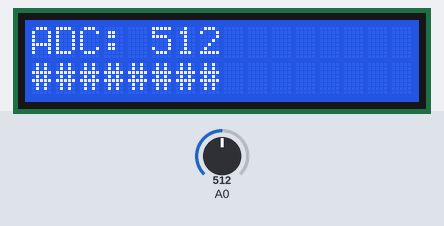
Bench run of a sketch on a simulated Arduino Uno, built with avr-gcc and run on an emulated ATmega328P. Parts: 16×2 character LCD. Inputs (shaded band) come from the test bench; at power-on: A0 = 512.

Above: at 1.2 s.
1.3 s: A0 set to 716
At 1.7 s:
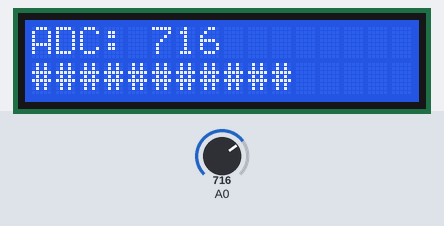
2.8 s: A0 set to 900
At 3.5 s:
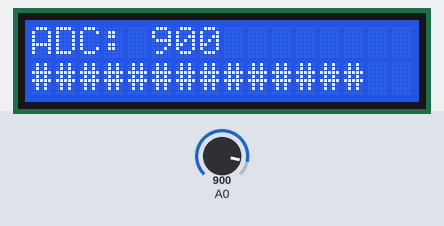
5.8 s: A0 set to 1023
At 6.7 s:
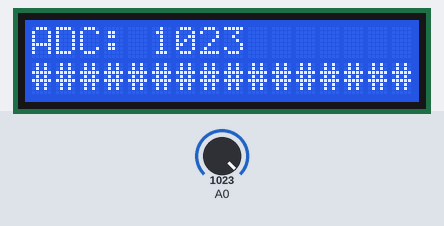
8.8 s: A0 set to 511
At 9.9 s:
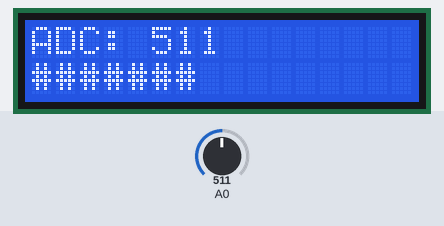
10.4 s: A0 set to 306
At 11.6 s:
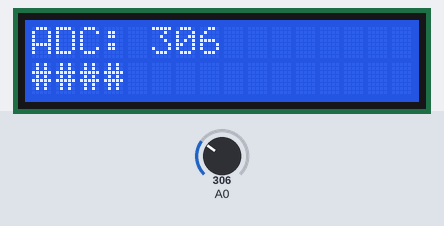
11.9 s: A0 set to 122
At 13.0 s:
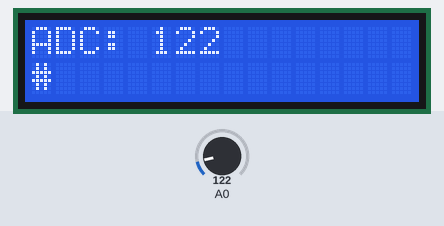
Timing chart, 0 to 14.4 s (numbered marks = the images above; inputs shaded):
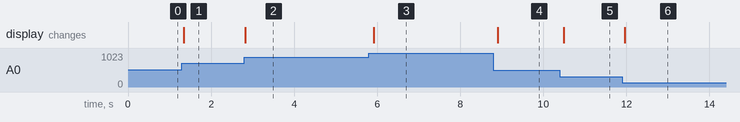

Measured:
- after the input at 1.3 s, the display: changes at once (image 1)
- after the input at 2.8 s, the display: changes at once (image 2)
- after the input at 5.8 s, the display: changes after 0.11 s (image 3)
- after the input at 8.8 s, the display: changes after 0.11 s (image 4)
- after the input at 10.4 s, the display: changes after 0.09 s (image 5)
- after the input at 11.9 s, the display: changes after 0.06 s (image 6)

The sketch:

07b_ADC_LCD_Skala.ino
```cpp
#include <LiquidCrystal.h>

LiquidCrystal lcd(2, 3, 4, 5, 6, 7);
int odczyt = 0;
int skala = 0;

void setup() {
  lcd.begin(16, 2);
}

void loop() {
  //Odczyt wartości z ADC
  odczyt = analogRead(A0);
  skala = map(odczyt, 0, 1023, 0, 16);
  lcd.clear();
  lcd.setCursor(0, 0);
  lcd.print("ADC:     ");
  lcd.setCursor(5, 0);
  lcd.print(odczyt);
  Serial.println(skala);
  lcd.setCursor(0, 1);
  for (int i=0; i < skala; i++){
    lcd.print("#");
  }
  delay(100);
}
```
